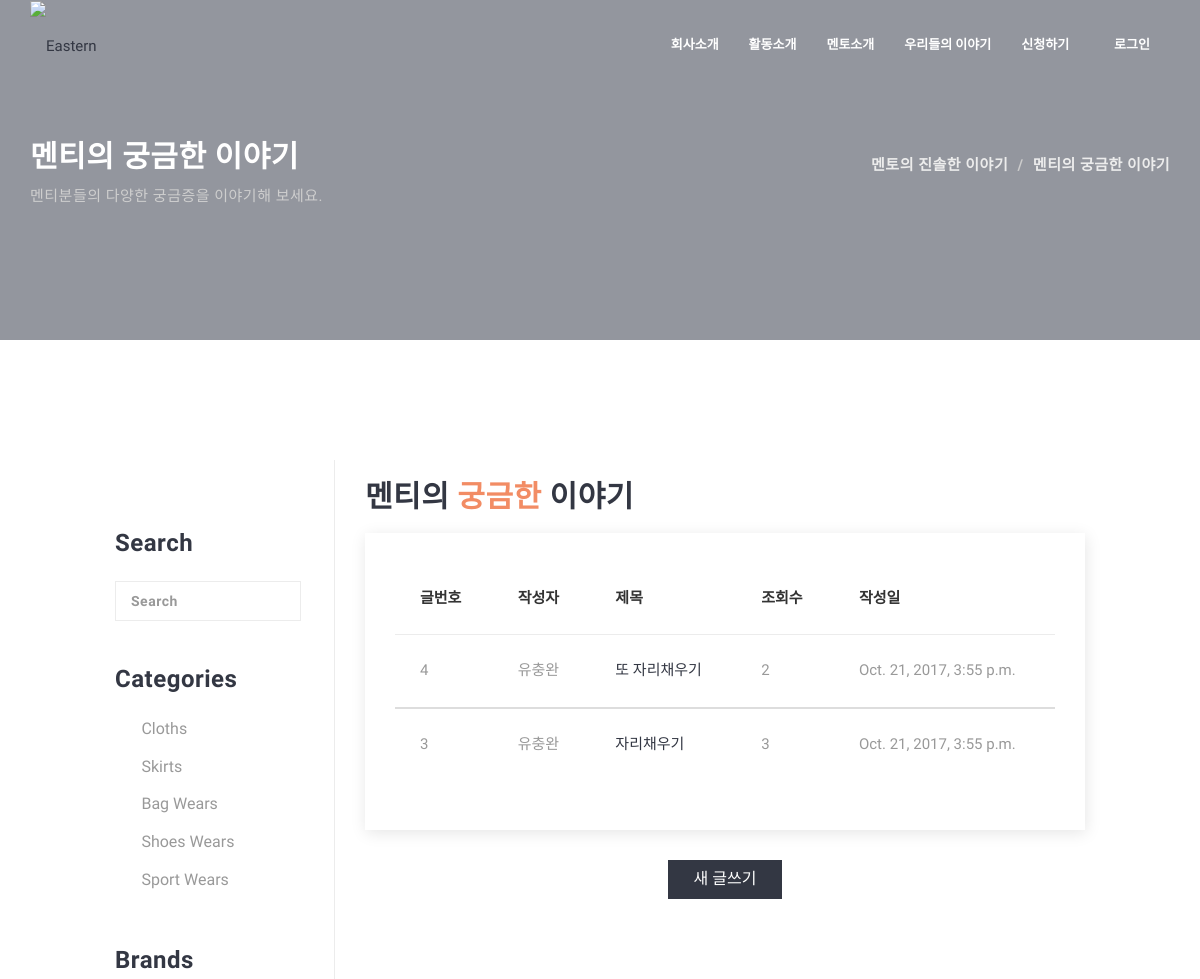
/lattors/talk/mentee/ (upper part), run on an earlier commit of the app's database.
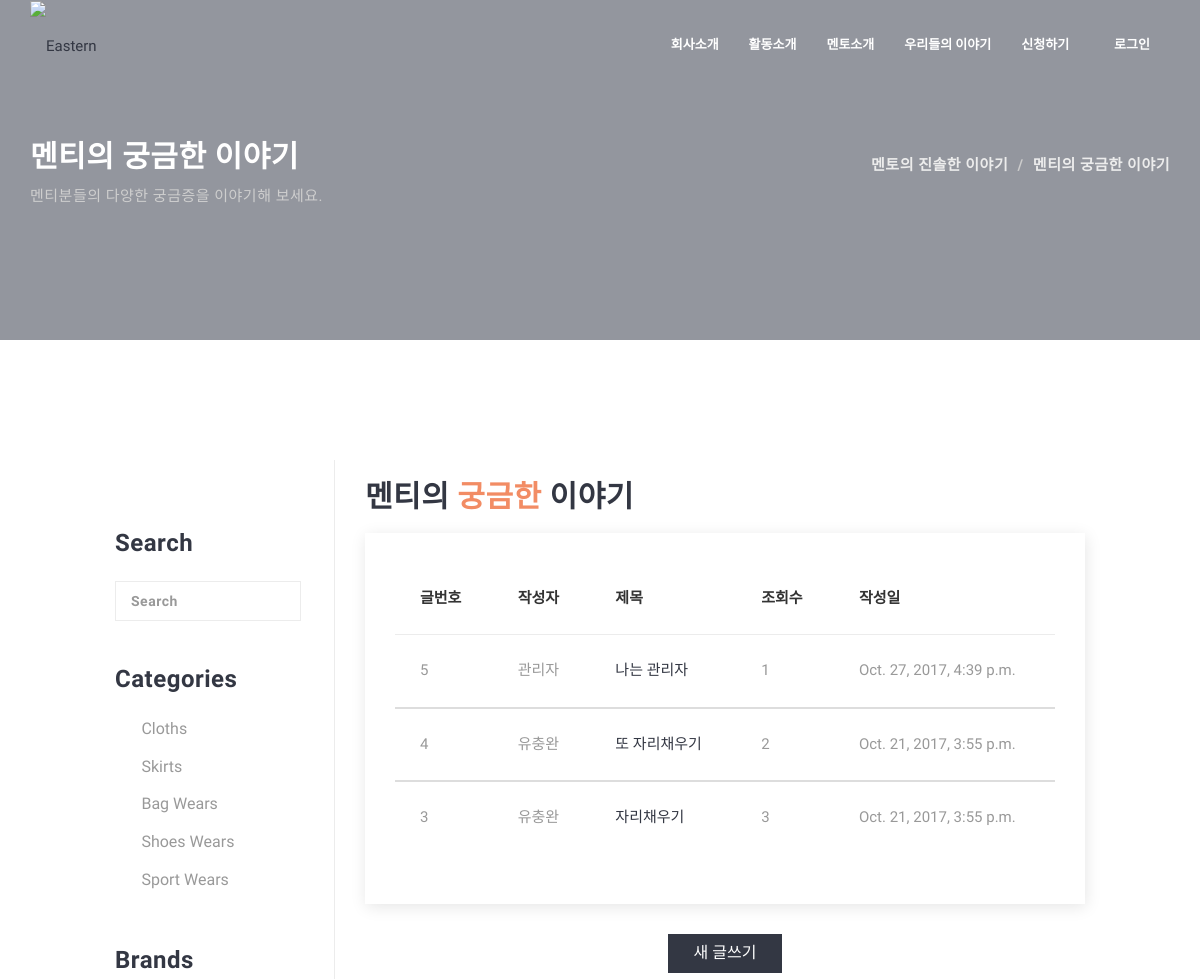
And on a later commit of the database.
### lattors/models.py (models this page shows, shortened)
class TalkMentee(models.Model):
    writer = models.ForeignKey(Profile)
    nickname = models.CharField(max_length=20)
    title = models.CharField(max_length = 100, validators=[min_length_3_validator], verbose_name='제목')
    content = models.TextField(verbose_name='내용')
    hits = models.PositiveIntegerField(default=0, verbose_name='조회수')
    created_at = models.DateTimeField(auto_now_add=True)
    updated_at= models.DateTimeField(auto_now=True)
    class Meta:
        ordering = ['-id']

### lattors/views.py (the view, shortened to what this page needs)
class SearchListView(ListView):
    def get_queryset(self):
        obj_list = self.model.objects.all()
        q = self.request.GET.get('q','')
        if q:
            obj_list = self.model.objects.filter(Q(nickname__icontains=q)|Q(title__icontains=q)|Q(content__icontains=q))
        return obj_list
    def get_context_data(self, **kwargs):
        queryset = kwargs.pop('object_list', self.object_list)
        page_size = self.get_paginate_by(queryset)
        context_object_name = self.get_context_object_name(queryset)
        if page_size:
            paginator, page, queryset, is_paginated = self.paginate_queryset(queryset, page_size)
            context = {
                'q': self.request.GET.get('q',''),
                'paginator': paginator,
                'page_obj': page,
                'is_paginated': is_paginated,
                'object_list': queryset
            }
        if context_object_name is not None:
            context[context_object_name] = queryset
        context.update(kwargs)
        return super(MultipleObjectMixin, self).get_context_data(**context)

### lattors/templates/lattors/talkmentee_list.html (shortened to what the changed rows need)
{% extends "lattors/layout.html" %}
{% load staticfiles %}
{% block content %}
<section class="page-tittle page-tittle-lg parallax-bg dark-overlay">
    <div class="container">
        <div class="page-tittle-head">
            <h2>멘티의 궁금한 이야기</h2>
        </div>
    </div>
</section>
<section class="section-1">
    <div class="container-fluid">
        <div class="row">
            <div class="col-md-10 col-md-offset-1">
                <div class="row">
                    <div class="col-md-9">
                        <h2>멘티의 <span class="theme-color">궁금한</span> 이야기</h2>
                        <div class="card padding-30 mrg-top-20">
                            <div class="table-responsive">
                                <table class="table table-hover">
                                    <thead>
                                        <tr>
                                            <th>글번호</th>
                                            <th>작성자</th>
                                            <th>제목</th>
                                            <th>조회수</th>
                                            <th>작성일</th>
                                        </tr>
                                    </thead>
                                    {% for article in talkmentee_list %}
                                    <tbody>
                                        <tr>
                                            <td>{{ article.id }}</td>
                                            <td>{{ article.nickname }}</td>
                                            <td><a href="{% url "lattors:talk_mentee_detail" article.id %}">{{ article.title }}</a></td>
                                            <td>{{ article.hits }}</td>
                                            <td>{{ article.created_at }}</td>
                                        </tr>
                                    </tbody>
                                    {% endfor %}
                                </table>
                            </div>
                        </div>
                    </div>
                </div>
            </div>
        </div>
    </div>
</section>
{% endblock %}

What changed in the data, as far as the page shows it:
added TalkMentee: id "5", nickname "관리자", title "나는 관리자", hits "1", created_at "Oct. 27, 2017, 4:39 p.m."
